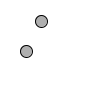
Frame 1 (no input)
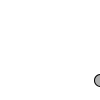
Frame 60 (the mouse pressed at the canvas centre just before this capture)
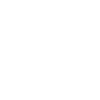
Frame 120 (the mouse held since frame 60 and released just before this capture)

The Processing sketch that drew these frames (run headless with seeded random() and noise(); from frame 60 on, the mouse is pressed at the canvas centre):

// Processing sketch: bouncing_ball
// ── bouncing_ball.pde
  
PVector v1, v2, velocity;

void setup() {
  v1 = new PVector(40, 20);
  v2 = new PVector(25, 50);
  velocity = new PVector(1, 1);
  smooth();
}

void draw() {
  background(255);
  stroke(0);
  fill(175);
  v1.add(velocity);
  v2.add(velocity);
  ellipse(v1.x, v1.y, 12, 12);
  ellipse(v2.x, v2.y, 12, 12);
}
